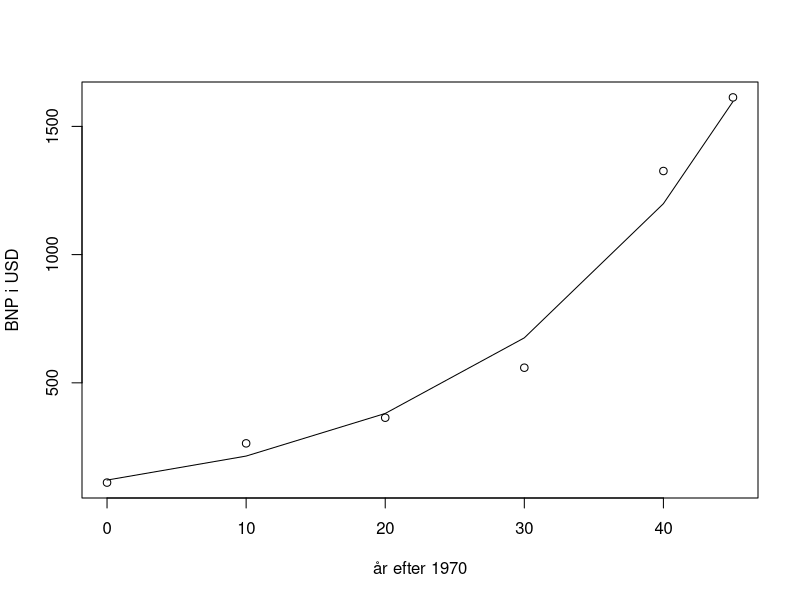

Reproduce this figure in R.
aar = c(0, 10, 20, 30, 40, 45)
bnp = c(111, 264, 364, 559, 1326, 1613)

fit = lm(log(bnp) ~ aar)

plot(aar, bnp, xlab = "år efter 1970", ylab = "BNP i USD")
lines(aar, exp(predict(fit)))

coef = coefficients(fit)

exp(coef)
